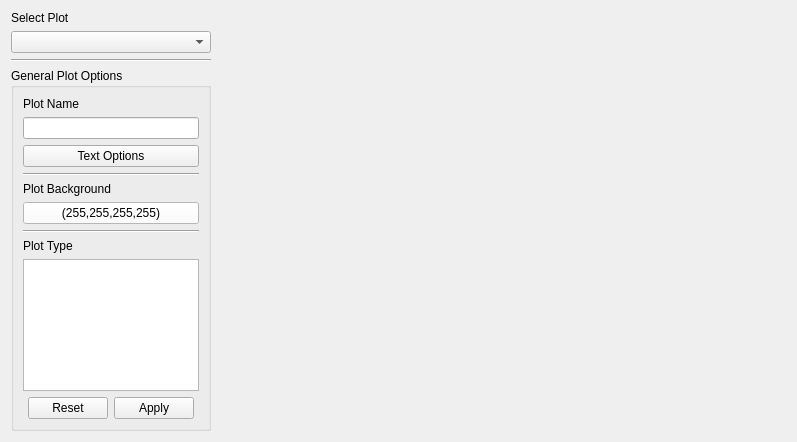
<?xml version="1.0" encoding="UTF-8"?>
<ui version="4.0">
 <class>PlotOptionsWidget</class>
 <widget class="QPlotOptionsWidget" name="PlotOptionsWidget">
  <property name="geometry">
   <rect>
    <x>0</x>
    <y>0</y>
    <width>797</width>
    <height>442</height>
   </rect>
  </property>
  <property name="windowTitle">
   <string>Form</string>
  </property>
  <layout class="QHBoxLayout" name="horizontalLayout" stretch="1,3">
   <item>
    <layout class="QVBoxLayout" name="verticalLayout">
     <item>
      <widget class="QLabel" name="label_29">
       <property name="sizePolicy">
        <sizepolicy hsizetype="Minimum" vsizetype="Fixed">
         <horstretch>0</horstretch>
         <verstretch>0</verstretch>
        </sizepolicy>
       </property>
       <property name="text">
        <string>Select Plot</string>
       </property>
      </widget>
     </item>
     <item>
      <widget class="QComboBox" name="plotSelector">
       <property name="sizePolicy">
        <sizepolicy hsizetype="Minimum" vsizetype="Fixed">
         <horstretch>0</horstretch>
         <verstretch>0</verstretch>
        </sizepolicy>
       </property>
       <property name="sizeAdjustPolicy">
        <enum>QComboBox::AdjustToContents</enum>
       </property>
       <property name="minimumContentsLength">
        <number>20</number>
       </property>
      </widget>
     </item>
     <item>
      <widget class="Line" name="line">
       <property name="orientation">
        <enum>Qt::Horizontal</enum>
       </property>
      </widget>
     </item>
     <item>
      <widget class="QGroupBox" name="groupBox">
       <property name="sizePolicy">
        <sizepolicy hsizetype="Minimum" vsizetype="Preferred">
         <horstretch>0</horstretch>
         <verstretch>0</verstretch>
        </sizepolicy>
       </property>
       <property name="minimumSize">
        <size>
         <width>200</width>
         <height>0</height>
        </size>
       </property>
       <property name="title">
        <string>General Plot Options</string>
       </property>
       <layout class="QVBoxLayout" name="verticalLayout_3">
        <item>
         <widget class="QLabel" name="label_3">
          <property name="sizePolicy">
           <sizepolicy hsizetype="Preferred" vsizetype="Fixed">
            <horstretch>0</horstretch>
            <verstretch>0</verstretch>
           </sizepolicy>
          </property>
          <property name="text">
           <string>Plot Name</string>
          </property>
         </widget>
        </item>
        <item>
         <widget class="QLineEdit" name="name">
          <property name="sizePolicy">
           <sizepolicy hsizetype="Preferred" vsizetype="Fixed">
            <horstretch>0</horstretch>
            <verstretch>0</verstretch>
           </sizepolicy>
          </property>
          <property name="minimumSize">
           <size>
            <width>150</width>
            <height>0</height>
           </size>
          </property>
          <property name="maximumSize">
           <size>
            <width>300</width>
            <height>16777215</height>
           </size>
          </property>
         </widget>
        </item>
        <item>
         <widget class="QTextOptionsButton" name="nameFont">
          <property name="sizePolicy">
           <sizepolicy hsizetype="Minimum" vsizetype="Fixed">
            <horstretch>0</horstretch>
            <verstretch>0</verstretch>
           </sizepolicy>
          </property>
          <property name="minimumSize">
           <size>
            <width>75</width>
            <height>0</height>
           </size>
          </property>
          <property name="maximumSize">
           <size>
            <width>16777215</width>
            <height>16777215</height>
           </size>
          </property>
          <property name="text">
           <string>Text Options</string>
          </property>
         </widget>
        </item>
        <item>
         <widget class="Line" name="line_5">
          <property name="orientation">
           <enum>Qt::Horizontal</enum>
          </property>
         </widget>
        </item>
        <item>
         <widget class="QLabel" name="label_8">
          <property name="sizePolicy">
           <sizepolicy hsizetype="Preferred" vsizetype="Fixed">
            <horstretch>0</horstretch>
            <verstretch>0</verstretch>
           </sizepolicy>
          </property>
          <property name="text">
           <string>Plot Background</string>
          </property>
         </widget>
        </item>
        <item>
         <widget class="QColorButton" name="backgroundColor">
          <property name="minimumSize">
           <size>
            <width>150</width>
            <height>0</height>
           </size>
          </property>
          <property name="styleSheet">
           <string notr="true">color: rgb(0, 0, 0);
background-color: rgb(255, 255, 255);</string>
          </property>
          <property name="text">
           <string>(255,255,255,255)</string>
          </property>
         </widget>
        </item>
        <item>
         <widget class="Line" name="line_6">
          <property name="orientation">
           <enum>Qt::Horizontal</enum>
          </property>
         </widget>
        </item>
        <item>
         <widget class="QLabel" name="label">
          <property name="sizePolicy">
           <sizepolicy hsizetype="Minimum" vsizetype="Fixed">
            <horstretch>0</horstretch>
            <verstretch>0</verstretch>
           </sizepolicy>
          </property>
          <property name="text">
           <string>Plot Type</string>
          </property>
         </widget>
        </item>
        <item>
         <widget class="QListWidget" name="plotType">
          <property name="sizePolicy">
           <sizepolicy hsizetype="Minimum" vsizetype="Preferred">
            <horstretch>0</horstretch>
            <verstretch>0</verstretch>
           </sizepolicy>
          </property>
          <property name="minimumSize">
           <size>
            <width>100</width>
            <height>0</height>
           </size>
          </property>
         </widget>
        </item>
        <item>
         <widget class="QDialogButtonBox" name="buttons">
          <property name="standardButtons">
           <set>QDialogButtonBox::Apply|QDialogButtonBox::Reset</set>
          </property>
          <property name="centerButtons">
           <bool>true</bool>
          </property>
         </widget>
        </item>
       </layout>
      </widget>
     </item>
    </layout>
   </item>
   <item>
    <widget class="QStackedWidget" name="plotTypeStack">
     <property name="sizePolicy">
      <sizepolicy hsizetype="Expanding" vsizetype="Preferred">
       <horstretch>0</horstretch>
       <verstretch>0</verstretch>
      </sizepolicy>
     </property>
     <property name="frameShape">
      <enum>QFrame::NoFrame</enum>
     </property>
     <property name="currentIndex">
      <number>-1</number>
     </property>
    </widget>
   </item>
  </layout>
 </widget>
 <customwidgets>
  <customwidget>
   <class>QColorButton</class>
   <extends>QPushButton</extends>
   <header>gui/QColorButton</header>
   <slots>
    <slot>createColorDialog()</slot>
   </slots>
  </customwidget>
  <customwidget>
   <class>QTextOptionsButton</class>
   <extends>QPushButton</extends>
   <header>gui/QTextOptionsButton</header>
   <slots>
    <slot>showTextOptionsWidget()</slot>
   </slots>
  </customwidget>
  <customwidget>
   <class>QPlotOptionsWidget</class>
   <extends>QWidget</extends>
   <header>gui/QPlotOptionsWidget</header>
   <container>1</container>
  </customwidget>
 </customwidgets>
 <resources/>
 <connections>
  <connection>
   <sender>plotSelector</sender>
   <signal>currentIndexChanged(int)</signal>
   <receiver>PlotOptionsWidget</receiver>
   <slot>changeCurrentPlot(int)</slot>
   <hints>
    <hint type="sourcelabel">
     <x>133</x>
     <y>35</y>
    </hint>
    <hint type="destinationlabel">
     <x>175</x>
     <y>3</y>
    </hint>
   </hints>
  </connection>
  <connection>
   <sender>buttons</sender>
   <signal>clicked(QAbstractButton*)</signal>
   <receiver>PlotOptionsWidget</receiver>
   <slot>buttonClickHandler(QAbstractButton*)</slot>
   <hints>
    <hint type="sourcelabel">
     <x>162</x>
     <y>420</y>
    </hint>
    <hint type="destinationlabel">
     <x>171</x>
     <y>502</y>
    </hint>
   </hints>
  </connection>
  <connection>
   <sender>nameFont</sender>
   <signal>clicked()</signal>
   <receiver>nameFont</receiver>
   <slot>showTextOptionsWidget()</slot>
   <hints>
    <hint type="sourcelabel">
     <x>71</x>
     <y>143</y>
    </hint>
    <hint type="destinationlabel">
     <x>87</x>
     <y>142</y>
    </hint>
   </hints>
  </connection>
  <connection>
   <sender>backgroundColor</sender>
   <signal>clicked()</signal>
   <receiver>backgroundColor</receiver>
   <slot>createColorDialog()</slot>
   <hints>
    <hint type="sourcelabel">
     <x>155</x>
     <y>210</y>
    </hint>
    <hint type="destinationlabel">
     <x>170</x>
     <y>210</y>
    </hint>
   </hints>
  </connection>
 </connections>
 <slots>
  <slot>changeCurrentPlot(int)</slot>
  <slot>buttonClickHandler(QAbstractButton*)</slot>
 </slots>
</ui>
